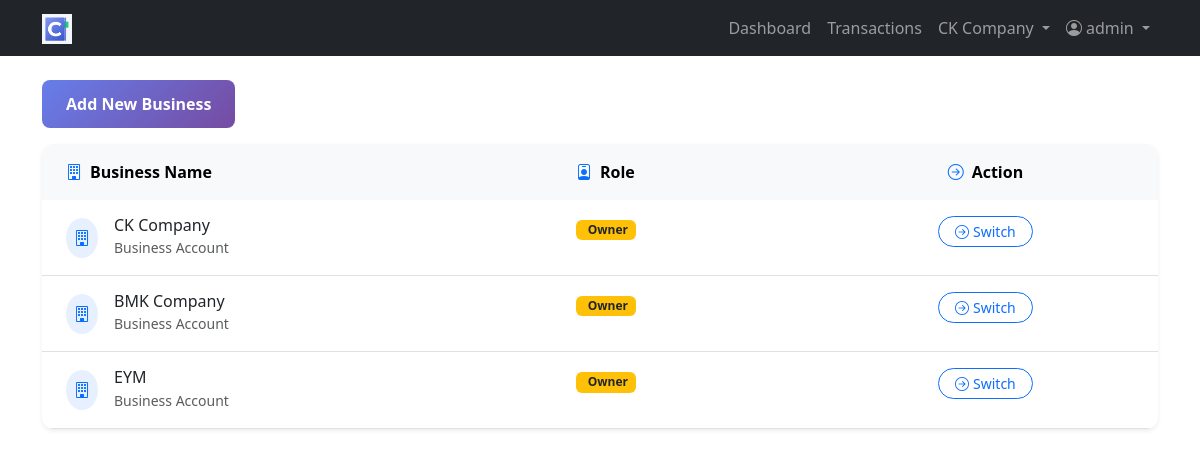
The app's page / (signed in) with its own data.
### book/models.py (models this page shows, shortened)
class Business(models.Model):
    name = models.CharField(max_length=120, unique=True)
    category = models.ForeignKey(BusinessCategory, on_delete=models.SET_NULL, null=True, blank=True)
    business_type = models.ForeignKey(BusinessType, on_delete=models.SET_NULL, null=True, blank=True)
    created_at = models.DateTimeField(auto_now_add=True)
    class Meta:
        verbose_name = "Business"
        verbose_name_plural = "Businesses"

class Membership(models.Model):
    class Role(models.TextChoices):
        OWNER = 'OWNER', 'Owner'
        ADMIN = 'ADMIN', 'Admin'
        STAFF = 'STAFF', 'Staff'
    user = models.ForeignKey(User, on_delete=models.CASCADE)
    business = models.ForeignKey(Business, on_delete=models.CASCADE)
    role = models.CharField(max_length=8, choices=Role.choices)
    class Meta:
        unique_together = ('user', 'business')

### book/views.py (the view, shortened to what this page needs)
# urls.py: path('', views.home, name='home'),
@login_required
def home(request):
    memberships = Membership.objects.filter(user=request.user).select_related('business')
    form = BusinessForm()
    categories = BusinessCategory.objects.all()
    business_types = BusinessType.objects.all()
    return render(request, 'business/list.html', {
        'memberships': memberships,
        'form': form,
        'categories': categories,
        'business_types': business_types
    })

### book/context_processors.py (called while the page is built)
def current_business(request):
    biz_id = request.session.get('biz_id')
    biz = Business.objects.filter(id=biz_id).first() if biz_id else None
    memberships = []
    current_membership = None
    if request.user.is_authenticated:
        memberships = Membership.objects.filter(user=request.user).select_related('business')
        if biz_id:
            current_membership = Membership.objects.filter(user=request.user, business_id=biz_id).first()
    return {'current_business': biz, 'memberships': memberships, 'current_membership': current_membership}

### templates/business/list.html (shortened to what this page needs)
{% extends 'base.html' %}
{% block content %}
<div class="d-flex justify-content-between mb-3">
  <button class="btn btn-primary" data-bs-toggle="modal" data-bs-target="#createBusinessModal">Add New Business</button>
</div>
<div class="d-none d-md-block">
    <div class="card shadow-sm border-0">
        <div class="card-body p-0">
            <div class="table-responsive">
                <table class="table table-hover mb-0">
                    <thead class="table-light">
                        <tr>
                            <th class="border-0 py-3 px-4">
                                <i class="bi bi-building me-2 text-primary"></i>Business Name
                            </th>
                            <th class="border-0 py-3 px-4">
                                <i class="bi bi-person-badge me-2 text-primary"></i>Role
                            </th>
                            <th class="border-0 py-3 px-4 text-center">
                                <i class="bi bi-arrow-right-circle me-2 text-primary"></i>Action
                            </th>
                        </tr>
                    </thead>
                    <tbody>
                        {% for m in memberships %}
                        <tr class="border-bottom">
                            <td class="py-3 px-4">
                                <div class="d-flex align-items-center">
                                    <div class="bg-primary bg-opacity-10 rounded-circle p-2 me-3">
                                        <i class="bi bi-building text-primary"></i>
                                    </div>
                                    <div>
                                        <h6 class="mb-0 text-dark">{{ m.business.name }}</h6>
                                        <small class="text-muted">Business Account</small>
                                    </div>
                                </div>
                            </td>
                            <td class="py-3 px-4">
                                {% if m.role == 'OWNER' %}
                                    <span class="badge bg-warning text-dark">
                                        Owner
                                    </span>
                                {% elif m.role == 'ADMIN' %}
                                    <span class="badge bg-primary">
                                        <i class="bi bi-shield-check me-1"></i>Admin
                                    </span>
                                {% else %}
                                    <span class="badge bg-success">
                                        <i class="bi bi-person me-1"></i>Staff
                                    </span>
                                {% endif %}
                            </td>
                            <td class="py-3 px-4 text-center">
                                <a class="btn btn-outline-primary btn-sm rounded-pill px-3" href="{% url 'switch_business' m.business.id %}">
                                    <i class="bi bi-arrow-right-circle me-1"></i>Switch
                                </a>
                            </td>
                        </tr>
                        {% endfor %}
                    </tbody>
                </table>
            </div>
        </div>
    </div>
</div>
{% endblock %}

### templates/base.html (shortened to what this page needs)
{% load static %}
<!doctype html>
<html lang="en">
<head>
    <link href="https://cdn.jsdelivr.net/npm/bootstrap@5.3.3/dist/css/bootstrap.min.css" rel="stylesheet">
    <link rel="stylesheet" href="https://cdn.jsdelivr.net/npm/bootstrap-icons@1.11.3/font/bootstrap-icons.css">
</head>
<body>
    <nav class="navbar navbar-expand-lg navbar-dark bg-dark">
        <div class="container">
            <div class="d-flex w-100 align-items-center">
                <div class="me-2">
                    <a class="navbar-brand" href="{% url 'home' %}"><img src="{% static 'img/cb.png' %}" alt="CASHBOOK" width="30" height="30"></a>
                </div>
            </div>
            <div class="collapse navbar-collapse" id="navbarNav">
                <ul class="navbar-nav me-auto d-none d-lg-flex">
                    {% if current_business %}
                        {% if current_membership.role == 'OWNER' or current_membership.role == 'ADMIN' %}
                            <li class="nav-item"><a class="nav-link" href="{% url 'dashboard' %}">Dashboard</a></li>
                        {% endif %}
                        <li class="nav-item"><a class="nav-link" href="{% url 'transactions_list' %}">Transactions</a></li>
                    {% endif %}
                </ul>
                <ul class="navbar-nav">
                    {% if user.is_authenticated %}
                        <li class="nav-item dropdown">
                            <a class="nav-link dropdown-toggle" data-bs-toggle="dropdown" href="#">
                                {% if current_business %}
                                    {{ current_business.name }}
                                {% else %}
                                    Choose Business
                                {% endif %}
                            </a>
                        </li>
                        <li class="nav-item dropdown">
                            <a class="nav-link dropdown-toggle" data-bs-toggle="dropdown" href="#" role="button">
                                <i class="bi bi-person-circle me-1"></i>{{ user.get_full_name|default:user.username }}
                            </a>
                        </li>
                    {% else %}
                        <li class="nav-item"><a class="btn btn-outline-light btn-sm me-2" href="{% url 'login' %}">Login</a></li>
                    {% endif %}
                </ul>
            </div>
        </div>
    </nav>
    <main class="container py-4">
        {% block content %}{% endblock %}
    </main>
</body>
</html>

### templates/business/list.html (style rules this page uses)
@media (min-width: 768px) { .card { border-radius: 12px; overflow: hidden; } }
@media (min-width: 768px) { .btn { transition: all 0.2s ease; } }
.badge { animation: fadeInUp 0.3s ease; }
.btn-primary { background: linear-gradient(135deg, #667eea 0%, #764ba2 100%); border: none; border-radius: 8px; padding: 12px 24px; font-weight: 600; }

### records on screen
Business: name "CK Company"
Membership: business.name "CK Company", role "Owner"
Membership: business.name "BMK Company", role "Owner"
Membership: business.name "EYM", role "Owner"

### other values on screen
{{ user.get_full_name|default:user.username }} "admin"
